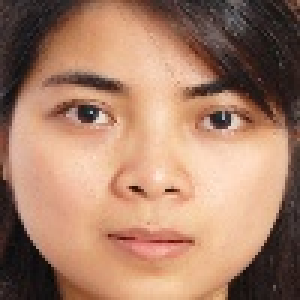
#> input picture data/faces_full/10.0-image-F.jpg, 100 x 100 px, given in place of 1-06-M.jpg, which was not available (shown 3 times larger)
$ jupyter execute --allow-errors MaleFemale_ML_TH.ipynb
#> lines starting #> are read from the running program, lines starting #| are printed output that depends on the picture
[cell 1]
import os
import shutil
from sklearn.cluster import KMeans
from sklearn import tree
from sklearn import linear_model
from sklearn.decomposition import PCA
from sklearn import svm, grid_search
from sklearn.neural_network import MLPClassifier
import cv2
from skimage import io
from PIL import Image
import numpy as np
import pandas as pd
import random
from sklearn import metrics
import matplotlib.pyplot as plt
import seaborn as sns

[cell 2]
input_faces_folder = '../data/HvN/faces_full'
input_predict_faces_folder = '../data/face_croped'
out_predict_faces_folder = '../data/face_predicted'
IMG_WIDTH = 100
IMG_HEIGHT = 100
FRACTION = 8/10
N_COMPONENTS = 200
N_HIDEN_LAYERS = 100
N_OUTPUT_LAYERS = 2
MAX_ITER = 1000
TOLERANCE = 1e-3
BATCH_SIZE = 32

[cell 3]
def process_file(file_name):
#> called with file_name = '../data/HvN/faces_full/1-06-M.jpg'
    image = cv2.imread(file_name, cv2.IMREAD_GRAYSCALE)
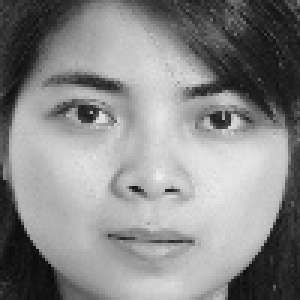
#> image: shape (100, 100) (shown 3 times larger); min 7, max 237, mean 136.7
    newimage = np.reshape(image, IMG_HEIGHT*IMG_WIDTH)
#> newimage = 10000 values, max 237 at index 5952, min 7 at index 9317, mean 136.7
    label = file_name[-5:][:1]
    return newimage, label

[cell 4]
process_file(input_faces_folder+'/1-06-M.jpg')

[cell 5]
#Process folder
def process_folder(folder_path):
    matrixX=None
    matrixY=None
    matrixX_arr = []
    matrixY_arr = []
    for root, dirs, files in os.walk(folder_path):
        random.shuffle(files, random.random)
        for file in files:
            if file.endswith('.jpg'):
                file_name = os.path.join(root, file)
                row_arr, label = process_file(file_name)
                matrixX_arr.append(np.array(row_arr))
                matrixY_arr.append(label)

    matrixX=np.array(matrixX_arr)
    matrixY=np.array(matrixY_arr)
    return matrixX, matrixY

#> (a cell that did not finish here is left out)

#> (a cell that did not finish here is left out)

#> (a cell that did not finish here is left out)

#> (a cell that did not finish here is left out)

[cell 10]
def knn(X, X_train, Y_train, k=1):
    inXMat = np.tile(X, (len(Y_train),1))
    deltaXMat = inXMat - X_train
    sqDiffMat = deltaXMat**2
    sqDistances = sqDiffMat.sum(axis=1)
    sqrt = sqDistances**0.5
    sqrtIndex =[]
    for i, v in enumerate(sqrt):
        a = {}
        a['id'] = i
        a['val'] = v
        sqrtIndex.append(a)
    sqrtSort = sorted(sqrtIndex,key= lambda x: x['val'])
    sqrtSortK = sqrtSort[:k]
    for a in sqrtSortK:
        label = Y_train[a['id']]
    return label

[cell 11]
def count_accuracy_knn(X_test, Y_test, X_train, Y_train):
    sum =0
    for i, test in enumerate(X_test):
        l = knn(test, X_train, Y_train)
        if l == Y_test[i]:
            sum += 1
    return sum, 100*(sum/len(Y_test))

[cell 12]
#Decision Tree
decision_tree = tree.DecisionTreeClassifier(criterion='entropy')
# decision_tree.fit(X_train, Y_train)
#> (the rest of this cell did not finish here and is left out)

[cell 13]
#Logistic
logistic = linear_model.LogisticRegression(max_iter=MAX_ITER, tol=TOLERANCE)
# logistic.fit(X_train, Y_train.ravel())
#> (the rest of this cell did not finish here and is left out)

#> (a cell that did not finish here is left out)

[cell 15]
parameters = {'kernel':('linear', 'rbf'), 'C': [1e3, 5e3]}
#> (the rest of this cell did not finish here and is left out)

[cell 16]
def show_image(x_array):
    img_arr = np.reshape(x_array, (IMG_HEIGHT, IMG_WIDTH))
    plt.imshow(img_arr, cmap="gray")
    print(img_arr.shape)

#> (a cell that did not finish here is left out)

[cell 18]
def count_accuracy(estimator, Xdata, Ydata):
    pred_labels = estimator.predict(Xdata)
    acc = (metrics.accuracy_score(Ydata, pred_labels))*100
    count = 0
    for i, y in enumerate(Ydata):
        if y == pred_labels[i]:
            count = count + 1

    return count, acc

#> (a cell that did not finish here is left out)

#> (a cell that did not finish here is left out)

[cell 21]
MLs = []
#> (the rest of this cell did not finish here and is left out)

[cell 22]
#Bar plot ML algorithms:
ML_columns = ['Name', 'Sum Correct', 'Accuracy']
ML_compare = pd.DataFrame(columns = ML_columns)

row_index = 0
for alg in MLs:
    ML_compare.loc[row_index, 'Name'] = alg['name']
    ML_compare.loc[row_index, 'Sum Correct'] = alg['sum']
    ML_compare.loc[row_index, 'Accuracy'] = alg['acc']
    row_index+=1

sns.barplot(x='Accuracy', y = 'Name', data = ML_compare, color = 'm')

plt.title('Machine Learning Algorithm Accuracy Score \n')
plt.xlabel('Accuracy Score (%)')
plt.ylabel('Algorithm')


$ run again, on data/faces_full/1030.0-image-F.jpg
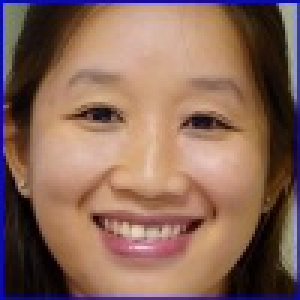
#> input picture data/faces_full/1030.0-image-F.jpg, 100 x 100 px, given in place of 1-06-M.jpg, which was not available (shown 3 times larger)
#> in process_file, `image = cv2.imread(file_name, cv2.IMREAD_GRAYSCALE)`:
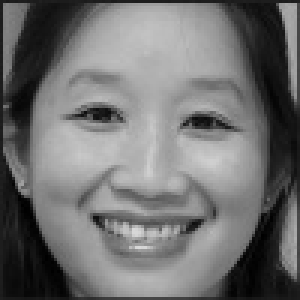
#> image: shape (100, 100) (shown 3 times larger); min 0, max 216, mean 112.2
#> newimage = 10000 values, max 216 at index 8246, min 0 at index 6807, mean 112.2

$ run again, on data/faces_full/1031.0-image-M.jpg
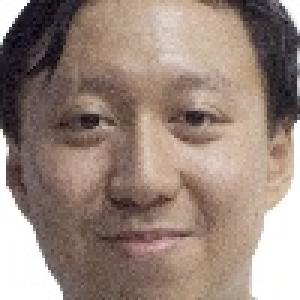
#> input picture data/faces_full/1031.0-image-M.jpg, 100 x 100 px, given in place of 1-06-M.jpg, which was not available (shown 3 times larger)
#> in process_file, `image = cv2.imread(file_name, cv2.IMREAD_GRAYSCALE)`:
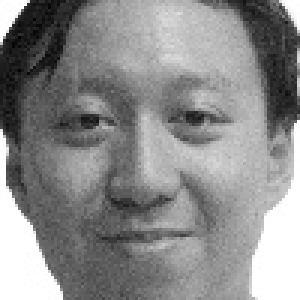
#> image: shape (100, 100) (shown 3 times larger); min 0, max 255, mean 139
#> newimage = 10000 values, max 255 at index 1, min 0 at index 611, mean 139

$ run again, on data/faces_full/1049.0-image-M.jpg
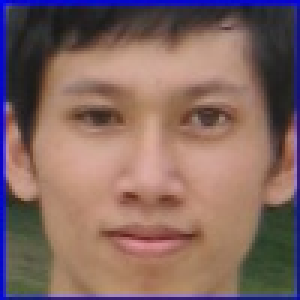
#> input picture data/faces_full/1049.0-image-M.jpg, 100 x 100 px, given in place of 1-06-M.jpg, which was not available (shown 3 times larger)
#> in process_file, `image = cv2.imread(file_name, cv2.IMREAD_GRAYSCALE)`:
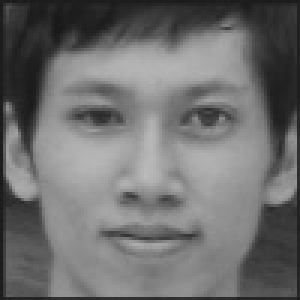
#> image: shape (100, 100) (shown 3 times larger); min 24, max 186, mean 110.9
#> newimage = 10000 values, max 186 at index 5848, min 24 at index 619, mean 110.9
